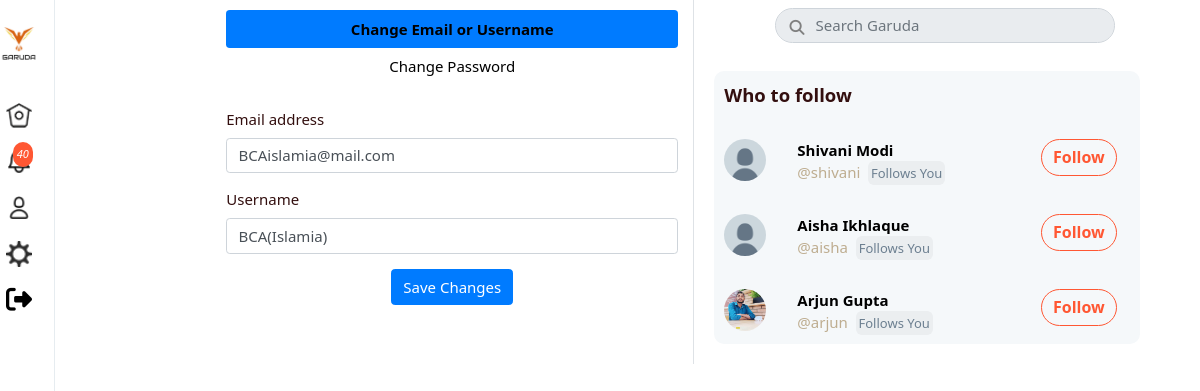
Page /account.php (signed in) on the committed database.
### tables this page shows
CREATE TABLE `users` (
  `id` int(11) NOT NULL,
  `username` varchar(40) NOT NULL,
  `email` varchar(255) NOT NULL,
  `password` varchar(32) NOT NULL,
  `name` varchar(40) NOT NULL,
  `img` varchar(255) NOT NULL DEFAULT 'default.jpg',
  `imgCover` varchar(255) NOT NULL DEFAULT 'cover.png',
  `bio` varchar(140) NOT NULL DEFAULT '',
  `location` varchar(255) NOT NULL DEFAULT '',
  `website` varchar(255) NOT NULL DEFAULT ''
);

### core/classes/connection.php (called while the page is built, shortened)
<?php
class Connect {
    protected static $servername = "localhost";
    protected static $db_name="tweetphp";
    protected static $username = "root";
    protected static $password = "";
    public static function connect() {
         $servername =self::$servername;
         $db_name = self::$db_name;
        try {
            $conn = new PDO("mysql:host=$servername;dbname=$db_name", self::$username, self::$password);
            $conn->setAttribute(PDO::ATTR_ERRMODE, PDO::ERRMODE_EXCEPTION);
            } catch(PDOException $e) {
            echo "Connection failed: " . $e->getMessage();
            }
            return $conn;
    }
}

### core/classes/User.php (called while the page is built, shortened)
<?php
class User extends Connect {
      public static function getData($id) {
        $stmt = self::connect()->prepare("SELECT * from `users` WHERE `id` = :id");
        $stmt->bindParam(":id" , $id , PDO::PARAM_STR);
        $stmt->execute();
       return $stmt->fetch(PDO::FETCH_OBJ);
      }
          public static function CountNotification($user_id){
            $stmt = self::connect()->prepare("SELECT COUNT(notify_for) as count FROM `notifications`
            WHERE notify_for = :user_id AND count = 0");
             $stmt->bindParam(":user_id" , $user_id , PDO::PARAM_STR);
            $stmt->execute();
            $u = $stmt->fetch(PDO::FETCH_OBJ);
            return $u->count;
          }
}

### core/classes/Follow.php (called while the page is built, shortened)
<?php
class Follow extends User {
    public static function isUserFollow($user_id ,$profile_id){
        $stmt = self::connect()->prepare("SELECT `follower_id` , `following_id` FROM `follow`
        WHERE `follower_id` = :user_id and `following_id` = :profile_id");
        $stmt->bindParam(":user_id", $user_id, PDO::PARAM_INT);
        $stmt->bindParam(":profile_id", $profile_id, PDO::PARAM_INT);
        $stmt->execute();
        if ($stmt->rowCount() > 0) {
            return true;
        } else return false;
    }
    public static function whoToFollow($user_id){
		$stmt = self::connect()->prepare("SELECT * FROM `users`
         WHERE `id` != :user_id AND `id` NOT IN
         (SELECT `following_id` FROM `follow` WHERE `follower_id` = :user_id) ORDER BY rand() LIMIT 3");
        $stmt->bindParam(":user_id", $user_id, PDO::PARAM_INT);
        $stmt->execute();
		return $stmt->fetchAll(PDO::FETCH_OBJ);
	}
    public static function FollowsYou($profile_id , $user_id){
		$stmt = self::connect()->prepare("SELECT * FROM `follow`
         WHERE `follower_id` = :profile_id AND `following_id` = :user_id");
        $stmt->bindParam(":user_id", $user_id, PDO::PARAM_INT);
        $stmt->bindParam(":profile_id", $profile_id, PDO::PARAM_INT);
        $stmt->execute();
        if ($stmt->rowCount() > 0) {
            return true;
        } else return false;
	}
}

### account.php (the view, shortened to what this page needs)
<?php
$user_id = $_SESSION['user_id'];
$user = User::getData($user_id);
$who_users = Follow::whoToFollow($user_id);
$notify_count = User::CountNotification($user_id);
?>
<!DOCTYPE html>
<html lang="en">
<head>
    <link rel="stylesheet" href="assets/css/bootstrap.min.css">
    <link rel="stylesheet" href="assets/css/all.min.css">
    <link rel="stylesheet" href="assets/css/profile_style.css?v=<?php echo time(); ?>">
</head>
<body>
    <div id="mine">
    <div class="wrapper-left">
        <div class="sidebar-left">
          <div class="grid-sidebar" style="margin-top: 12px">
            <div class="icon-sidebar-align">
              <img src="<?php echo BASE_URL . "/assets/images/twitter-logo.png"; ?>" alt="" height="70px" width="70px" />
            </div>
          </div>
          <a href="home.php">
          <div class="grid-sidebar bg-active" style="margin-top: 12px">
            <div class="icon-sidebar-align">
              <img src="<?php echo BASE_URL . "/includes/icons/tweethome.png"; ?>" alt="" height="26.25px" width="26.25px" />
            </div>
          </div>
          </a>
          <a href="notification.php">
          <div class="grid-sidebar">
            <div class="icon-sidebar-align position-relative">
                <?php if ($notify_count > 0) { ?>
              <i class="notify-count"><?php echo $notify_count; ?></i>
              <?php } ?>
            </div>
          </div>
          </a>
            <a href="<?php echo BASE_URL . $user->username; ?>">
          <div class="grid-sidebar">
            <div class="icon-sidebar-align">
              <img src="<?php echo BASE_URL . "/includes/icons/tweetprof.png"; ?>" alt="" height="26.25px" width="26.25px" />
            </div>
          </div>
          </a>
          <a href="<?php echo BASE_URL . "account.php"; ?>">
          <div class="grid-sidebar ">
            <div class="icon-sidebar-align">
              <img src="<?php echo BASE_URL . "/includes/icons/tweetsetting.png"; ?>" alt="" height="26.25px" width="26.25px" />
            </div>
          </div>
          </a>
          <a href="includes/logout.php">
          <div class="grid-sidebar">
            <div class="icon-sidebar-align">
            <i style="font-size: 26px;" class="fas fa-sign-out-alt"></i>
            </div>
          </div>
          </a>
        </div>
      </div>
      <div class="grid-posts">
        <div class="border-right">
          <div class="grid-toolbar-center">
          </div>
          <div class="box-home feed">
               <div class="container">
                <div class="nav flex-column nav-pills" id="v-pills-tab" role="tablist" aria-orientation="vertical">
                  <a style="color:black !important;" class="nav-link active text-center" id="v-pills-home-tab" data-toggle="pill" href="#v-pills-home" role="tab" aria-controls="v-pills-home" aria-selected="true">Change Email or Username</a>
                  <a style="color:black !important;" class="nav-link text-center" id="v-pills-profile-tab" data-toggle="pill" href="#v-pills-profile" role="tab" aria-controls="v-pills-profile" aria-selected="false">Change Password</a>
                </div>
                <div class="tab-content" id="v-pills-tabContent">
                  <div class="tab-pane fade show active" id="v-pills-home" role="tabpanel" aria-labelledby="v-pills-home-tab">
                    <form method="POST" action="handle/handleAccountSetting.php" class="py-4" >
                      <div class="form-group">
                        <label for="exampleInputEmail1">Email address</label>
                        <input type="email" name="email" value="<?php echo $user->email; ?>" class="form-control" id="exampleInputEmail1" aria-describedby="emailHelp" placeholder="Enter email">
                      </div>
                      <div class="form-group">
                        <label for="exampleInputPassword1">Username</label>
                        <input type="text" name="username" value="<?php echo $user->username; ?>" class="form-control" id="exampleInputPassword1" placeholder="Username">
                      </div>
                      <div class="text-center">
                        <button type="submit" name="submit" class="btn btn-primary">Save Changes</button>
                      </div>
                    </form>
                  </div>
                </div>
               </div>
          </div>
        </div>
        <div>
        <div style="width: 90%;" class="container">
            <div class="input-group py-2 m-auto pr-5 position-relative">
            <i id="icon-search" class="fas fa-search tryy"></i>
            <input type="text" class="form-control search-input"  placeholder="Search Garuda">
            </div>
       </div>
       <div class="box-share">
            <p class="txt-share"><strong>Who to follow</strong></p>
            <?php
            foreach($who_users as $user) {
               $user_follow = Follow::isUserFollow($user_id , $user->id) ;
               ?>
          <div class="grid-share">
          <a style="position: relative; z-index:5; color:black" href="<?php echo $user->username;  ?>">
                      <img
                        src="assets/images/users/<?php echo $user->img; ?>"
                        alt=""
                        class="img-share"
                      />
                    </a>
                    <div>
                      <p>
                      <a style="position: relative; z-index:5; color:black" href="<?php echo $user->username;  ?>">
                      <strong><?php echo $user->name; ?></strong>
                      </a>
                    </p>
                      <p class="username">@<?php echo $user->username; ?>
                      <?php if (Follow::FollowsYou($user->id , $user_id)) { ?>
                  <span class="ml-1 follows-you">Follows You</span></p>
                  <?php } ?></p></p>
                    </div>
                    <div>
                      <button class="follow-btn follow-btn-m
                      <?= $user_follow ? 'following' : 'follow' ?>"
                      data-follow="<?php echo $user->id; ?>"
                      data-user="<?php echo $user_id; ?>"
                      data-profile="<?php echo $u_id; ?>"
                      style="font-weight: 700;">
                      <?php if($user_follow) { ?>
                        Following
                      <?php } else {  ?>
                          Follow
                        <?php }  ?>
                      </button>
                    </div>
                  </div>
                  <?php }?>
          </div>
        </div>
      </div> </div>
</body>
</html>

### assets/css/profile_style.css (style rules this page uses)
:root { --color-twitter-light-blue: rgb(234, 245, 252); --color-twitter-blue: rgb(235, 145, 72); --color-twitter-bg: rgb(231, 236, 239); --color-twitter-light-gray: rgb(245, 248, 250); --color-twitter-mid-gray: rgb(206, 214, 220); --color-twitter-dark-gray: rgb(102, 117, 130); --color-font-main: rgb(0, 0, 0); --color-font-secondary: #14171a; --color-nav-border: rgba(0, 0, 0, 0.25); }
* { margin: 0 ; padding: 0; box-sizing: border-box; list-style: none; text-decoration: none; }
body { font-family: system-ui, -apple-system, BlinkMacSystemFont, "Segoe UI", Roboto, Ubuntu, "Helvetica Neue", sans-serif; background-color: #ffffff; color: rgb(51, 15, 15); }
a { color: #000000; }
#mine .wrapper-left { display: flex !important; position: relative !important; }
#mine .wrapper-left .sidebar-left { position: fixed !important; width: 276px !important; height: 100%; background-color: #ffffff !important; font-size: 19px !important; border-right: 0.5px solid #ede0d2 !important; margin-left: 40px !important; }
#mine .grid-sidebar { display: grid; grid-template-columns: 20% 80% !important; margin-bottom: 20px !important; }
#mine .icon-sidebar-align { display: flex !important; justify-content: center !important; align-items: center !important; }
#mine .bg-active { color: #ff5733 !important; font-weight: bold !important; }
#mine p { margin: 0 ; }
#mine .username { margin: 0 !important; margin-top: 3px; font-size: 15px; color: #bead90; }
#mine .grid-posts { display: grid; grid-template-columns: 64.8% auto; background-color: rgb(255, 255, 255); margin-left: 7%; }
#mine .border-right { border-right: 0.5px solid #f0ede6; }
#mine button, #mine input { overflow: visible; }
#mine .grid-toolbar-center { display: grid; grid-template-columns: 95% 10%; }
#mine .box-home { margin-left: 22%; transition: 0.5s; }
#mine .box-share { margin: 20px; margin-right: 60px; border-radius: 10px; background-color: #F5F8FA; }
#mine .grid-share { padding: 10px; margin-top: 10px; display: grid; grid-template-columns: 18% 60% auto; transition: 0.5s; }
#mine .txt-share { font-size: 18.5px; padding: 10px; }
#mine .img-share { height: 49px; width: 49px; border-radius: 50px; }
.search-input { background-color: #E9ECEF !important; border-radius: 20px !important; padding-left: 40px; }
.tryy { position: absolute; top: 20px; left: 15px; z-index: 20; font-weight: 400; color: gray; }
.follow-btn { display: inline-block; color: #ff5733; height: 42px; text-align: center; vertical-align: middle; padding: 0.375rem 1.2rem; font-size: 16px; line-height: 1.5; border-radius: 28px 28px 28px 28px; -moz-border-radius: 28px 28px 28px 28px; -webkit-border-radius: 28px 28px 28px 28px; border: 1px solid #ff5733; cursor: pointer; margin-right: 30px; margin-top: 15px; background: transparent; font-weight: 700; transition: 0.3s; }
.follow-btn-m { padding: 0.375rem 0.75rem; font-weight: 400; height: auto; margin: 0 0 0 0 ; }
.wrapper-left a { color: #000000; }
.follows-you { font-size: 13px; font-weight: 500; color: #6C7F90; background-color: #EBEEF0; padding: 3px; border-radius: 6px; }
.notify-count { position: absolute; background-color: #ff5733; font-size: 11px; color: white; border-radius: 18px; top: -6px; right: 11px; padding: 4px; font-weight: 500; }
@media only screen and (max-width: 1200px) and (min-width: 801px) { html { font-size: 15px; } }
@media only screen and (max-width: 1200px) and (min-width: 801px) { #mine .wrapper-left .sidebar-left { position: fixed !important; width: 40px !important; height: 100%; background-color: #ffffff !important; font-size: 19px !important; border-right: 0.5px solid #e6ecf0 !important; margin-left: 15px !important; } }
@media only screen and (max-width: 1200px) and (min-width: 801px) { #mine .grid-posts { display: grid; grid-template-columns: 57% auto; background-color: rgb(255, 255, 255); margin-left: 2%; } }
@media only screen and (max-width: 1200px) and (min-width: 801px) { #mine .border-right { border-right: 0.5px solid #e6ecf0; } }
@media only screen and (max-width: 1200px) and (min-width: 801px) { #mine .img-share { height: 42px; width: 42px; border-radius: 50px; } }
@media only screen and (max-width: 1200px) and (min-width: 801px) { .notify-count { top: -6px; right: -10px; } }
.nav-link.active { color: #2290D4 !important; font-weight: 600 !important; }

### account.php (style rules this page uses)
.container { padding-left: 55px; }

### rows in the picture
users: email "BCAislamia@mail.com", username "BCA(Islamia)"
users: img (placeholder picture), name "Shivani Modi", username "shivani"
users: img (placeholder picture), name "Aisha Ikhlaque", username "aisha"
users: img (picture), name "Arjun Gupta", username "arjun"

### other values in the picture
$notify_count "40"
